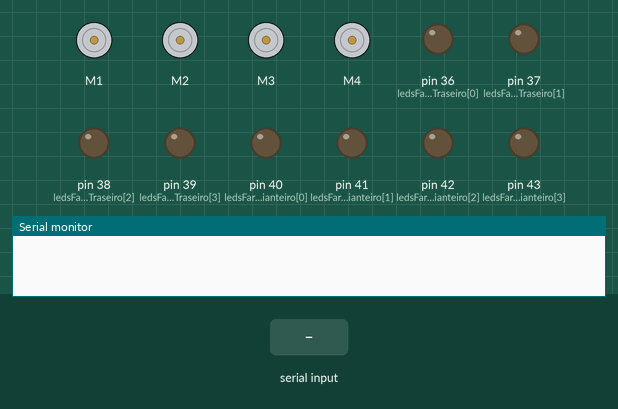
The sketch below on a simulated Arduino Mega 2560, built with avr-gcc and run on an emulated ATmega2560. On the bench: 4 × DC motor (green arrow = forward, orange = backward, longer = faster), output pins drawn as LEDs (lit = HIGH), the last lines printed to the serial monitor. The test bench sets the inputs (shaded band).

Above: at 1.3 s.
1.4 s: "F" received over the second serial link
At 2.0 s:
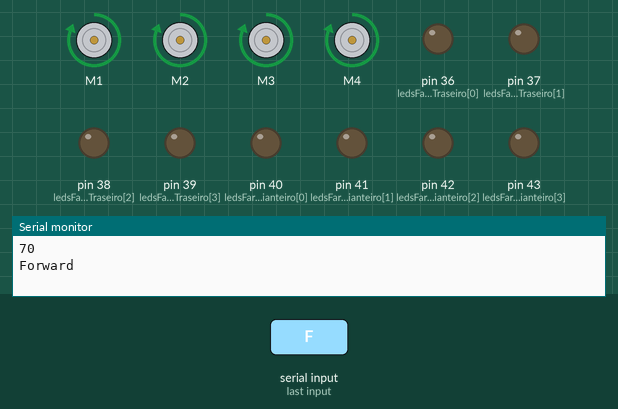
2.9 s: "B" received over the second serial link
At 4.1 s:
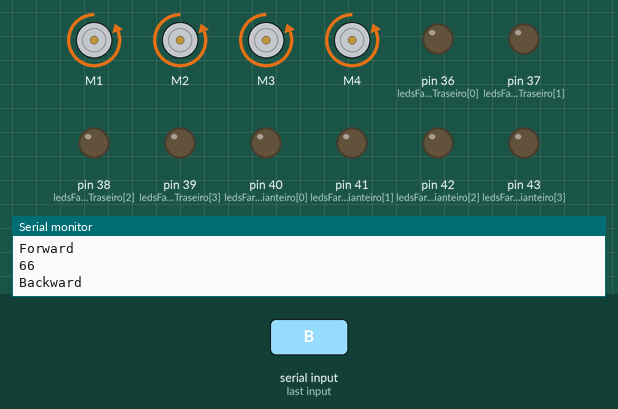
4.4 s: "R" received over the second serial link
At 5.5 s:
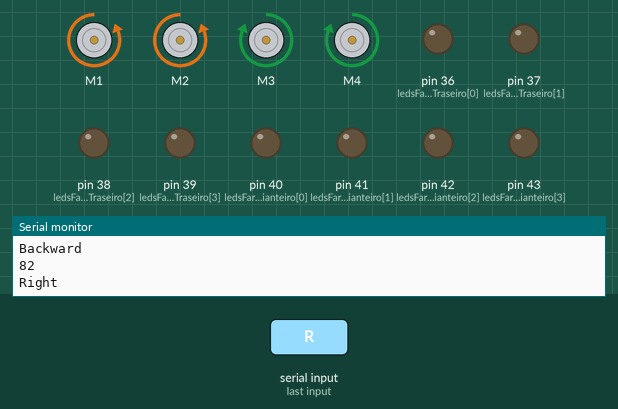
5.9 s: "L" received over the second serial link
At 6.6 s:
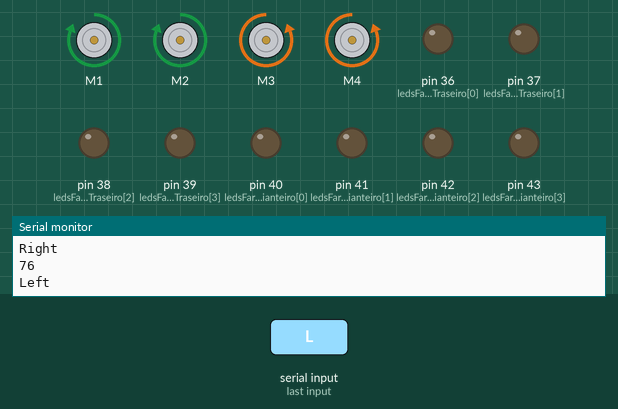
7.4 s: "W" received over the second serial link
At 7.8 s:
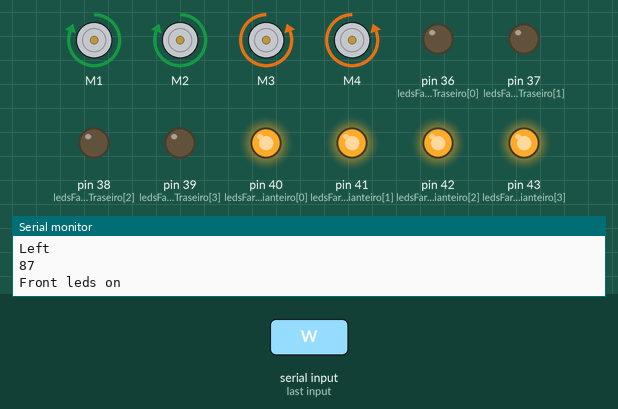
8.9 s: "S" received over the second serial link
At 10.1 s:
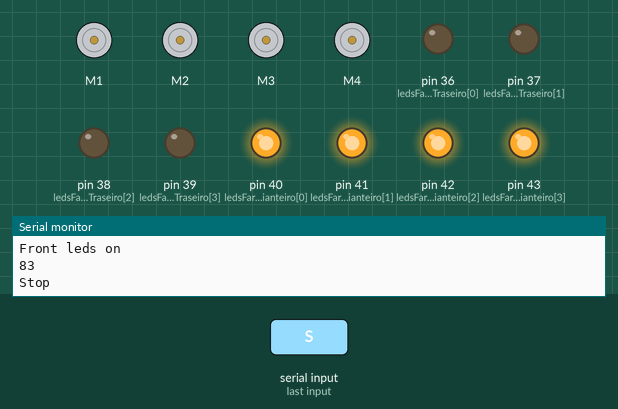
Timing chart, 0 to 11.4 s (numbered marks = the images above; inputs shaded):
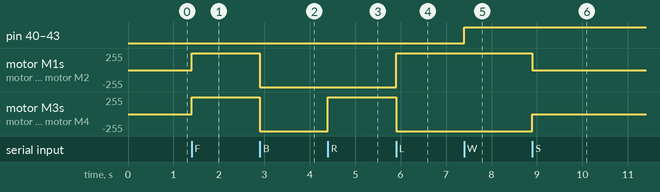

Measured:
- after the input at 1.4 s, motor M1–4: stopped → forward 255/255 at once
- after the input at 2.9 s, motor M1–4: forward 255/255 → backward 255/255 at once
- after the input at 4.4 s, motor M3, motor M4: backward 255/255 → forward 255/255 at once
- after the input at 5.9 s, motor M1, motor M2: backward 255/255 → forward 255/255 at once; motor M3, motor M4: forward 255/255 → backward 255/255 at once
- after the input at 7.4 s, pin 40 (ledsFarolDianteiro[0]), pin 41 (ledsFarolDianteiro[1]), pin 42 (ledsFarolDianteiro[2]), pin 43 (ledsFarolDianteiro[3]): LOW → HIGH at once
- after the input at 8.9 s, motor M1, motor M2: forward 255/255 → stopped at once; motor M3, motor M4: backward 255/255 → stopped at once

The sketch:

BT_4WD.ino
```cpp
#include <SoftwareSerial.h>
#include <AFMotor.h>

int ledsFarolDianteiro[] = { 40, 41, 42, 43 };
int ledsFarolTraseiro[] = { 36, 37, 38, 39 };
const int pinoTX = 52;
const int pinoRX = 53;
int dadoBluetooth = 0;

SoftwareSerial bluetooth(pinoTX, pinoRX);
AF_DCMotor motorDT(1);
AF_DCMotor motorDF(2);
AF_DCMotor motorEF(3);
AF_DCMotor motorET(4);
int speed = 255;
const int pinoLDR = A10;

void setup() {
  Serial.begin(9600);
  bluetooth.begin(9600);
  bluetooth.print("$");
  bluetooth.print("$");
  bluetooth.print("$");
  delay(100);

  motorDT.setSpeed(speed);
  motorDF.setSpeed(speed);
  motorEF.setSpeed(speed);
  motorET.setSpeed(speed);

  motorDT.run(RELEASE);
  motorDF.run(RELEASE);
  motorEF.run(RELEASE);
  motorET.run(RELEASE);

  for (int i = 0; i < 4; i++) {
    pinMode(ledsFarolDianteiro[i], OUTPUT);
  }
  for (int i = 0; i < 4; i++) {
    pinMode(ledsFarolTraseiro[i], OUTPUT);
  }
  pinMode(pinoLDR, INPUT);
}

void loop() {
  if (bluetooth.available()) {
    dadoBluetooth = bluetooth.read();
    Serial.println(dadoBluetooth);

    switch (dadoBluetooth) {
      case 70:
        forward();
        Serial.println("Forward");
        break;
      case 66:
        backward();
        Serial.println("Backward");
        break;
      case 82:
        right();
        Serial.println("Right");
        break;
      case 76:
        left();
        Serial.println("Left");
        break;
      case 83:
        stop();
        Serial.println("Stop");
        break;
      case 87:
        turnLedsFrontOn();
        Serial.println("Front leds on");
        break;
      case 119:
        turnLedsFrontOff();
        Serial.println("Front leds off");
        break;
      case 85:
        turnLedsBackOn();
        Serial.println("Back leds on");
        break;
      case 117:
        turnLedsBackOff();
        Serial.println("Back leds off");
        break;
      default:
        // Caso não previsto
        break;
    }
  }
}

void forward() {
  motorDT.run(FORWARD);
  motorDF.run(FORWARD);
  motorEF.run(FORWARD);
  motorET.run(FORWARD);
}

void backward() {
  motorDT.run(BACKWARD);
  motorDF.run(BACKWARD);
  motorEF.run(BACKWARD);
  motorET.run(BACKWARD);
}

void right() {
  motorEF.run(FORWARD);
  motorDF.run(BACKWARD);
  motorDT.run(BACKWARD);
  motorET.run(FORWARD);
}

void left() {
  motorEF.run(BACKWARD);
  motorDF.run(FORWARD);
  motorDT.run(FORWARD);
  motorET.run(BACKWARD);
}

void stop() {
  motorDT.run(RELEASE);
  motorDF.run(RELEASE);
  motorEF.run(RELEASE);
  motorET.run(RELEASE);
}

void turnLedsFrontOn() {
  for (int i = 0; i < 4; i++) {
    digitalWrite(ledsFarolDianteiro[i], HIGH);
  }
}

void turnLedsFrontOff() {
  for (int i = 0; i < 4; i++) {
    digitalWrite(ledsFarolDianteiro[i], LOW);
  }
}

void turnLedsBackOn() {
  for (int i = 0; i < 4; i++) {
    digitalWrite(ledsFarolTraseiro[i], HIGH);
  }
}

void turnLedsBackOff() {
  for (int i = 0; i < 4; i++) {
    digitalWrite(ledsFarolTraseiro[i], LOW);
  }
}
```
